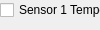
           <widget class="QWidget" name="pageLineSelectors">
            <property name="geometry">
             <rect>
              <x>0</x>
              <y>0</y>
              <width>100</width>
              <height>30</height>
             </rect>
            </property>
            <attribute name="label">
             <string>Propriedades das linhas</string>
            </attribute>
            <widget class="QWidget" name="layoutWidget">
             <property name="geometry">
              <rect>
               <x>0</x>
               <y>0</y>
               <width>323</width>
               <height>176</height>
              </rect>
             </property>
             <layout class="QFormLayout" name="formLayout_6">
              <property name="rightMargin">
               <number>20</number>
              </property>
              <item row="0" column="0">
               <widget class="QCheckBox" name="chkSensor1Line">
                <property name="text">
                 <string>Sensor 1 Temperatura</string>
                </property>
               </widget>
              </item>
              <item row="0" column="1">
               <widget class="QPushButton" name="pushSensor1Color">
                <property name="maximumSize">
                 <size>
                  <width>30</width>
                  <height>16777215</height>
                 </size>
                </property>
                <property name="text">
                 <string/>
                </property>
               </widget>
              </item>
              <item row="1" column="0">
               <widget class="QCheckBox" name="chkSensor2Line">
                <property name="text">
                 <string>Sensor 2 Temperatura</string>
                </property>
               </widget>
              </item>
              <item row="1" column="1">
               <widget class="QPushButton" name="pushSensor2Color">
                <property name="maximumSize">
                 <size>
                  <width>30</width>
                  <height>16777215</height>
                 </size>
                </property>
                <property name="text">
                 <string/>
                </property>
               </widget>
              </item>
              <item row="2" column="0">
               <widget class="QCheckBox" name="chkHeaterLine">
                <property name="text">
                 <string>Potência da Resistência</string>
                </property>
               </widget>
              </item>
              <item row="2" column="1">
               <widget class="QPushButton" name="pushHeaterColor">
                <property name="maximumSize">
                 <size>
                  <width>30</width>
                  <height>16777215</height>
                 </size>
                </property>
                <property name="text">
                 <string/>
                </property>
               </widget>
              </item>
              <item row="3" column="0">
               <widget class="QCheckBox" name="chkPumpLine">
                <property name="text">
                 <string>Potência da Bomba</string>
                </property>
               </widget>
              </item>
              <item row="3" column="1">
               <widget class="QPushButton" name="pushPumpColor">
                <property name="enabled">
                 <bool>true</bool>
                </property>
                <property name="sizePolicy">
                 <sizepolicy hsizetype="Maximum" vsizetype="Fixed">
                  <horstretch>0</horstretch>
                  <verstretch>0</verstretch>
                 </sizepolicy>
                </property>
                <property name="minimumSize">
                 <size>
                  <width>0</width>
                  <height>0</height>
                 </size>
                </property>
                <property name="maximumSize">
                 <size>
                  <width>30</width>
                  <height>16777215</height>
                 </size>
                </property>
                <property name="text">
                 <string/>
                </property>
               </widget>
              </item>
              <item row="4" column="0">
               <widget class="QCheckBox" name="chkSetpointLine">
                <property name="text">
                 <string>Setpoint</string>
                </property>
               </widget>
              </item>
              <item row="4" column="1">
               <widget class="QPushButton" name="pushSetpointColor">
                <property name="maximumSize">
                 <size>
                  <width>30</width>
                  <height>16777215</height>
                 </size>
                </property>
                <property name="text">
                 <string/>
                </property>
               </widget>
              </item>
             </layout>
            </widget>
           </widget>
